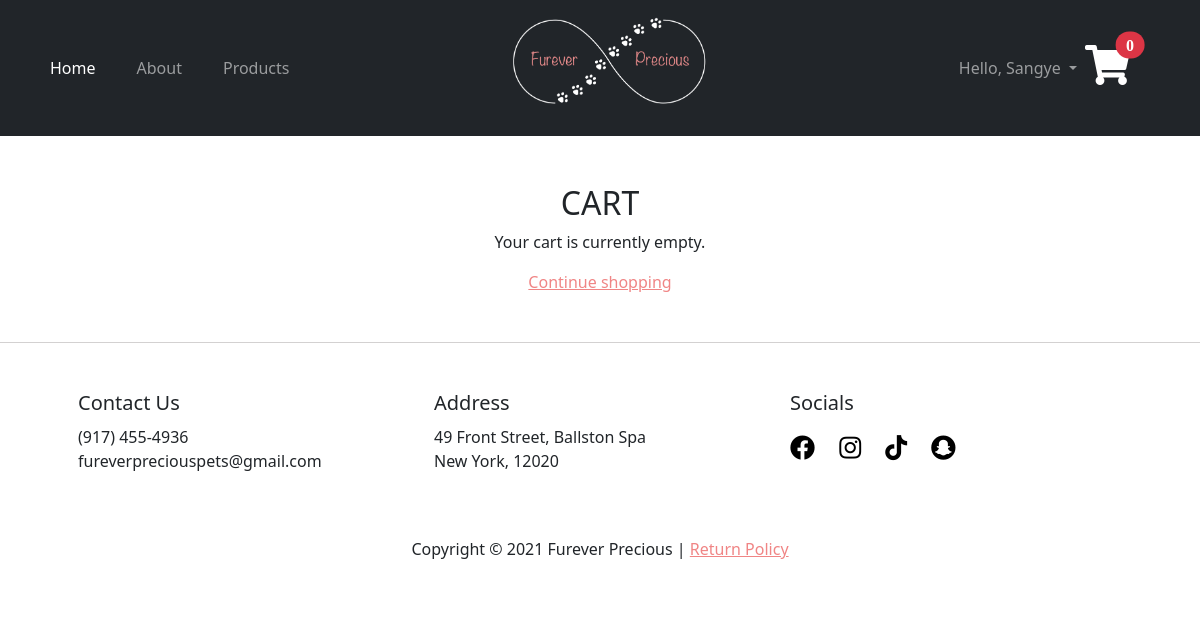
Page /cart (signed in) on the earlier database version.
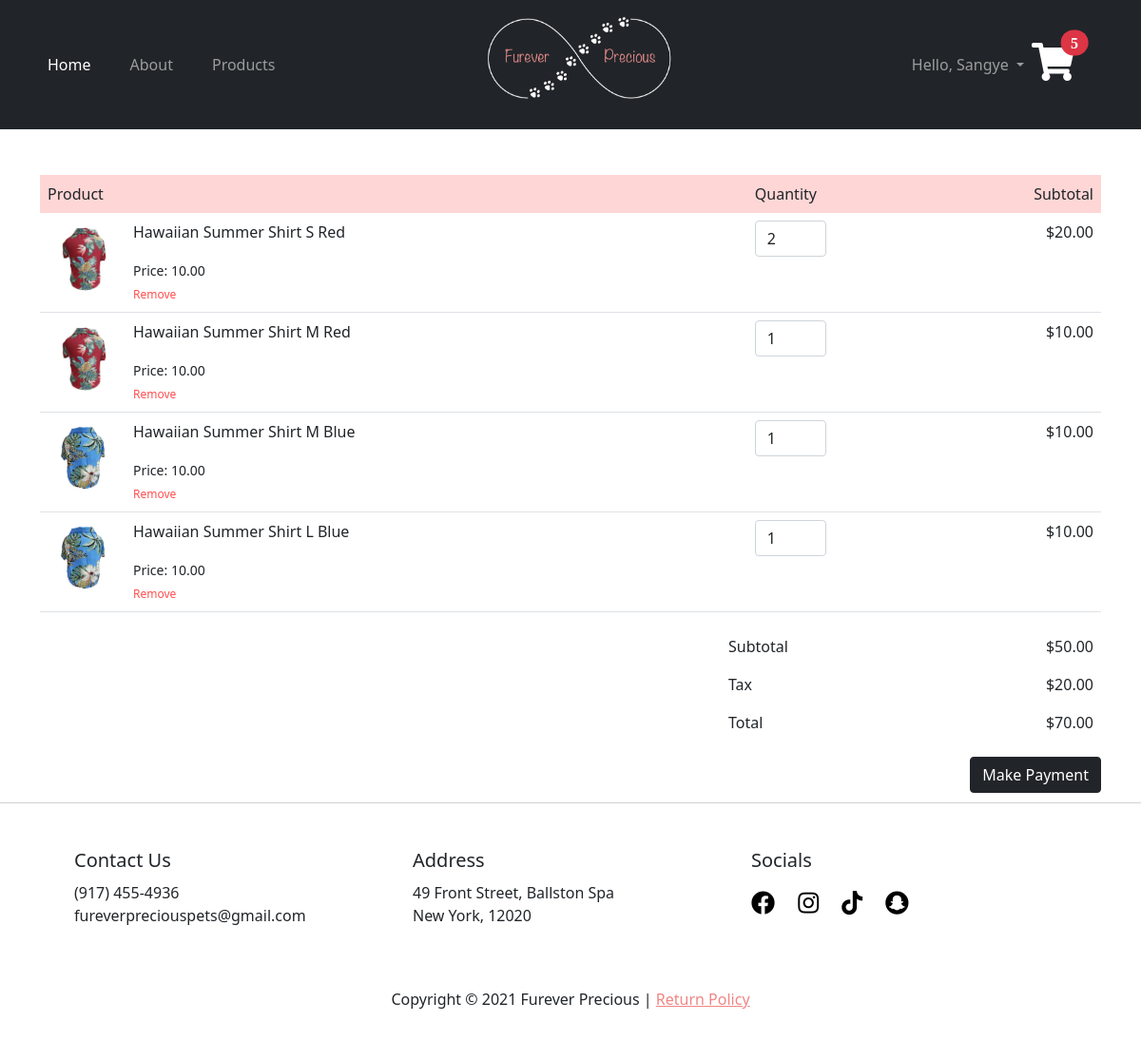
Same page on the later database version.
### store/models.py (models this page shows, shortened)
class Cart(models.Model):
    user = models.ForeignKey(User, on_delete=models.SET_NULL, null=True)
    product = models.ForeignKey(Product, on_delete=models.SET_NULL, null=True)
    variant = models.ForeignKey(ProductVariant, on_delete=SET_NULL, blank=True, null=True)
    quantity = models.IntegerField()
    @property
    def amount(self):
        return self.quantity * self.product.price

class ProductVariant(models.Model):
    title = models.CharField(max_length=250)
    product = models.ForeignKey(Product, on_delete=models.CASCADE)
    size = models.ForeignKey(Size, on_delete=models.SET_NULL, blank=True, null=True)
    color = models.ForeignKey(Color, on_delete=models.SET_NULL, blank=True, null=True)
    image_id = models.IntegerField(blank=True, null=True)
    def image(self):
        img_query_set = ProductImage.objects.filter(id=self.image_id)
        if img_query_set:
            img = img_query_set[0].image.url
        else:
            img = ''
        return img

class ProductImage(models.Model):
    product = models.ForeignKey(Product, on_delete=models.CASCADE)
    title = models.CharField(max_length=50, blank=True)
    image = models.ImageField(blank=True, null=True, upload_to="products")
    class Meta:
        verbose_name_plural = "Product images"

class Product(models.Model):
    VARIANTS = (
        ('None', 'None'),
        ('Size', 'Size'),
        ('Color', 'Color'),
        ('Size-Color', 'Size-Color')
    )
    name = models.CharField(max_length=255)
    price = models.DecimalField(max_digits=6, decimal_places=2)
    keyword = models.CharField(max_length=255)
    date_added = models.DateTimeField(default=timezone.now)
    image = models.ImageField(upload_to='products')
    description = RichTextUploadingField()
    variant = models.CharField(max_length=10, choices=VARIANTS, default='None')
    def image_tag(self):
        return mark_safe(f'<img src="{self.image.url}" height="50">')
    image_tag.short_description = "Product Image"

class Size(models.Model):
    name = models.CharField(max_length=3)
    def __str__(self):
        return self.name

class Color(models.Model):
    name = models.CharField(max_length=10)
    def __str__(self):
        return self.name

### store/views.py (the view)
# urls.py: path('cart', views.cart, name='cart'),
@login_required
def cart(request):
    cart_items_total = cart_items(request)
    cart = Cart.objects.filter(user=request.user)
    print(request.user)
    sub_total = 0
    tax = 20
    for order in cart:
        sub_total += order.amount
    context = {
        'cart': cart,
        'sub_total': sub_total,
        'total': sub_total + tax,
        'cart_items_total': cart_items_total,
    }
    return render(request, 'store/cart.html', context)

### store/utils.py (called while the page is built, shortened)
def cart_items(request):
    cart_items_total = 0
    if  request.user.is_authenticated:
        cart = Cart.objects.filter(user=request.user)
        for items in cart:
            cart_items_total += items.quantity
    return cart_items_total

### store/templates/store/cart.html (shortened to what this page needs)
{% extends "store/base.html" %}
{% load static %}
{% block content %}
    {% if cart %}
        <div class="container mt-5 table-responsive-sm">
            <table class="table">
                <thead>
                    <tr>
                        <th>Product</th>
                        <th>Quantity</th>
                        <th>Subtotal</th>
                    </tr>
                </thead>
                {% for order in cart %}
                    <tr>
                        <td>
                            <div class="cart-info">
                                {% if order.variant %}
                                    <img src="{{ order.variant.image }}" alt="">
                                {% else %}
                                    <img src="{{ order.product.image.url }}" alt="">
                                {% endif %}
                                <div>
                                    <p>{{ order.product.name }} {{ order.variant.size }} {{ order.variant.color }}</p>
                                    <small>Price: {{ order.product.price }}</small>
                                    <br>
                                    <a href="{% url 'delete_cart' order.id %}" onclick="return confirm('Remove the item from your cart?');">Remove</a>
                                </div>
                            </div>
                        </td>
                        <td><input type="number" class="form-control small-input" value="{{ order.quantity }}" min="1"></td>
                        <td>${{ order.amount }}</td>
                    </tr>
                {% endfor %}
            </table>
            <div class="total-price">
                <table class="table table-borderless align-self-end">
                    <tr>
                        <td>Subtotal</td>
                        <td>${{ sub_total }}</td>
                    </tr>
                    <tr>
                        <td>Tax</td>
                        <td>$20.00</td>
                    </tr>
                    <tfoot>
                        <tr>
                            <td>Total</td>
                            <td>${{ total}}</td>
                        </tr>
                </tfoot>
                </table>
            </div>
            <div class="mb-5">
                <a id="paymentBtn" class="btn btn-dark float-end">Make Payment</a>
            </div>
        </div>
    {% else %}
        <div class="p-5 text-center">
            <h2>CART</h2>
            <p>Your cart is currently empty.</p>
            <a href="{% url 'products' %}" class="link">Continue shopping</a>
        </div>
    {% endif %}
{% endblock content %}

### store/templates/store/base.html (shortened to what this page needs)
{% load static %}
<!doctype html>
<html lang="en">
  <head>
    <link href="https://cdn.jsdelivr.net/npm/bootstrap@5.0.1/dist/css/bootstrap.min.css" rel="stylesheet">
    <link rel="stylesheet" href="https://cdnjs.cloudflare.com/ajax/libs/font-awesome/5.15.3/css/all.min.css">
    <link rel="stylesheet" type="text/css" href="{% static 'store/style.css' %}">
  </head>
  <body>
    <nav class="navbar navbar-expand-lg navbar-dark bg-dark py-5">
      <div class="container">
        <a class="navbar-brand navbar-brand-centered" href="{% url 'store-home' %}">
          <img src="{% static 'store/images/fureverprecious-logo.png' %}" alt="">
        </a>
        <div class="collapse navbar-collapse" id="navbarSupportedContent">
          <ul class="navbar-nav me-auto mb-2 mb-md-0">
            <li class="nav-item">
              <a class="nav-link active" aria-current="page" href="{% url 'store-home' %}">Home</a>
            </li>
            <li class="nav-item">
              <a class="nav-link" aria-current="page" href="#">About</a>
            </li>
            <li class="nav-item">
              <a class="nav-link" href="{% url 'products' %}">Products</a>
            </li>
          </ul>
          <ul class="navbar-nav">
            {% if user.is_authenticated %}
              <li class="nav-item dropdown">
                <a class="nav-link dropdown-toggle" href="#" id="navbarDropdown" role="button" data-bs-toggle="dropdown" aria-expanded="false">
                  Hello, {{ user.username|title }}
                </a>
              </li>
            {% endif %}
          </ul>
        </div>
        <li class="nav-item">
          <a href="{% url 'cart' %}">
            <i class="fas fa-shopping-cart">
              <span class="position-absolute top-0 start-100 translate-middle badge rounded-pill bg-danger fs-6">
                {{ cart_items_total }}
              </span>
            </i>
          </a>
        </li>
      </div>
    </nav>
    {% block content %}
    {% endblock %}
    <footer class="pt-5 pt-sm-0">
        <div class="container-lg p-md-4 p-lg-5">
            <div class="row">
                <div class="col-sm pb-4 pb-sm-0">
                    <h5>Contact Us</h5>
                    <ul>
                      <li>(917) 455-4936</li>
                      <li>fureverpreciouspets@gmail.com</li>
                    </ul>
                </div>
                <div class="col-sm pb-4 pb-sm-0">
                  <h5>Address</h5>
                  <ul>
                    <li>49 Front Street, Ballston Spa</li>
                    <li>New York, 12020</li>
                  </ul>
                </div>
                <div class="col-sm pb-4 pb-sm-0 socials">
                  <h5>Socials</h5>
                    <a href=""><i class="fab fa-facebook"></i></a>
                    <a href=""><i class="fab fa-instagram"></i></a>
                    <a href=""><i class="fab fa-tiktok"></i></a>
                    <a href=""><i class="fab fa-snapchat"></i></a>
                </div>
            </div>
        </div>
        <div class="text-center pb-3 mt-4 mt-sm-0">
          <p>Copyright &copy; 2021 Furever Precious | <a href="" class="link">Return Policy</a></p>
        </div>
    </footer>
  </body>
</html>

### store/static/store/style.css (style rules this page uses)
a { transition: all .2s ease-in; color: #f08585; }
.navbar-brand-centered { position: absolute; left: 50%; top: 10px; text-align: center; }
.navbar>.container .navbar-brand-centered { margin-left: -100px; }
.navbar-brand img { width: 220px; }
.fa-shopping-cart { font-size: 40px; top: 45px; right: 70px; position: absolute; color: white; }
.nav-item { padding-right: 25px; }
footer { border-top: 1px solid rgb(211, 209, 209); }
footer ul { list-style-type: none; padding: 0; }
footer h5 { margin-bottom: 10px; }
.socials i { margin-top: 10px; padding-right: 20px; font-size: 25px; color: black; }
.table th { background: #ffd6d6; font-weight: normal; border: none; }
.cart-info { display: flex; flex-wrap: wrap; }
.cart-info a { text-decoration: none; }
.small-input { width: 75px; }
td a { color: #ff4e4e; font-size: 12px; }
td img { width: 80px; height: 80px; margin-right: 10px; }
.total-price { display: flex; justify-content: flex-end; }
.total-price table { width: 100%; max-width: 400px; }
th:last-child, td:last-child { text-align: right; }

Differences in the rows shown:
added Cart: variant.image (picture), product.name "Hawaiian Summer Shirt", variant.size "S", variant.color "Red", product.price "10.00", quantity "2", amount "20.00"
added Cart: variant.image (picture), product.name "Hawaiian Summer Shirt", variant.size "M", variant.color "Red", product.price "10.00", quantity "1", amount "10.00"
added Cart: variant.image (picture), product.name "Hawaiian Summer Shirt", variant.size "M", variant.color "Blue", product.price "10.00", quantity "1", amount "10.00"
added Cart: variant.image (picture), product.name "Hawaiian Summer Shirt", variant.size "L", variant.color "Blue", product.price "10.00", quantity "1", amount "10.00"
Other differences:
{{ cart_items_total }}: "0" → "5"
{{ sub_total }}: (not shown) → "50.00"
{{ total }}: (not shown) → "70.00"
text no longer shown: "CART Your cart is currently empty. Continue shopping"
text now shown: "Product Quantity Subtotal Subtotal $ Tax $20.00 Total $ Make Payment"
